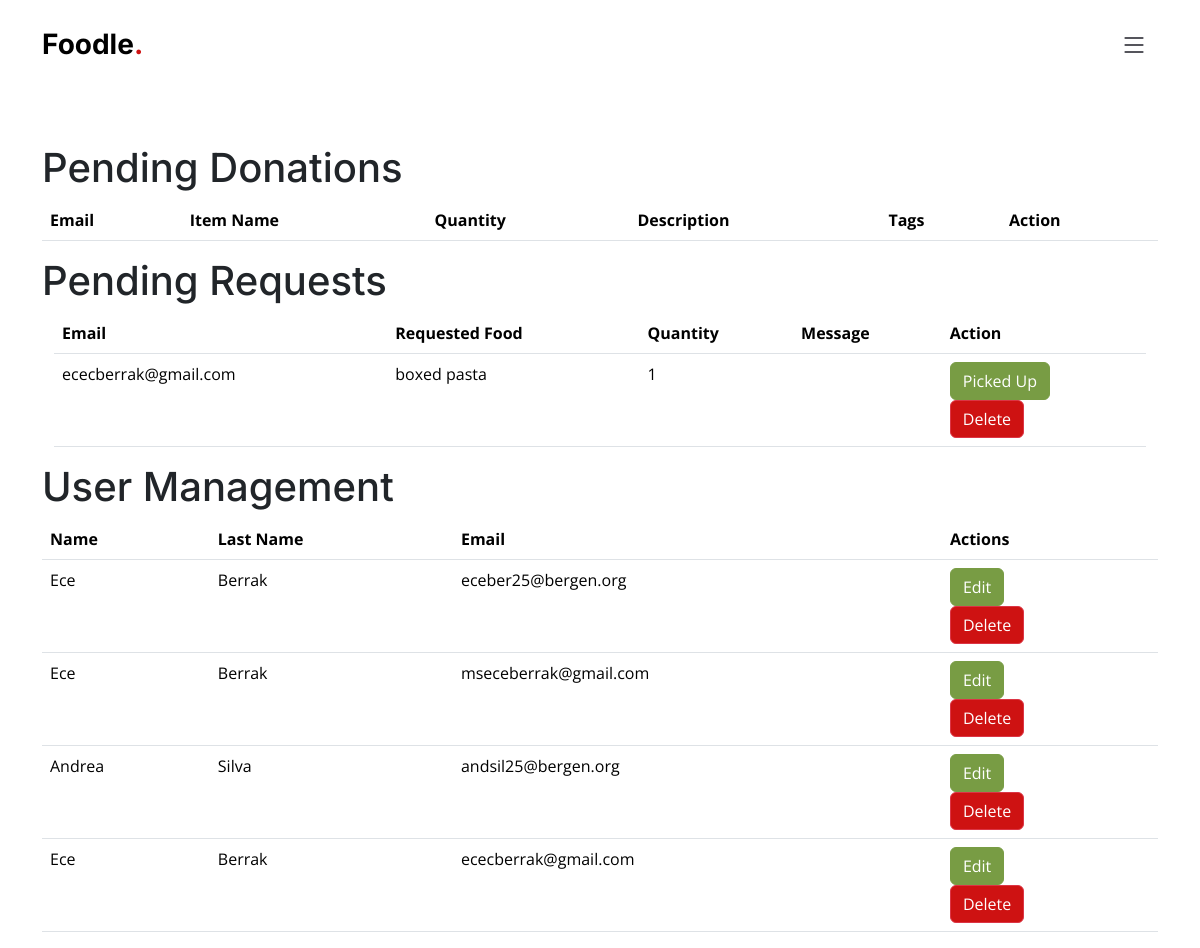
The app's page /admin (signed in) with its own data.
### app.py (models this page shows, shortened)
class Request(db.Model):
    id = db.Column(db.Integer, primary_key=True)
    email = db.Column(db.String(100), nullable=False)
    item_name = db.Column(db.String(100), nullable=False)
    description = db.Column(db.String(255))
    quantity = db.Column(db.Integer, nullable=False)
    bank = db.Column(db.String(255))
    status = db.Column(db.String(20), default='pending')

class User(db.Model, UserMixin):
    id = db.Column(db.Integer, primary_key=True)
    name = db.Column(db.String(255))
    last_name = db.Column(db.String(255))
    email = db.Column(db.String(255), unique=True, nullable=False)
    password_hash = db.Column(db.String(255), nullable=False)
    email_verification_token = db.Column(db.String(255))
    is_verified = db.Column(db.Boolean, default=False)
    phoneNumber = db.Column(db.String(255))
    userdonations = db.relationship('Donation', backref='donor', lazy=True)
    profile_picture = db.Column(db.LargeBinary)
    reset_token = db.Column(db.String(255))
    donations = db.relationship('Donation', back_populates='user')

### app.py (the view)
@app.route('/admin')
@login_required
def admin_dashboard():
    if current_user.email != 'mseceberrak@gmail.com':
        flash('You are not authorized to access this page.', 'danger')
        return redirect(url_for('index'))
    pending_donations = Donation.query.filter_by(status='pending').all()
    pending_requests = Request.query.filter_by(status='pending').all()
    users = User.query.all()
    return render_template('admin_dashboard.html', pending_donations=pending_donations, pending_requests=pending_requests, users=users)

### app.py (called while the page is built)
@login_manager.user_loader
def load_user(user_id):
    return User.query.get(int(user_id))

### templates/admin_dashboard.html (shortened to what this page needs)
{%extends "base.html"%}
{%block content%}
<br><br><br><br><br><br>
<div class="container">
<h1>Pending Donations</h1>
<table class="table">
    <thead>
        <tr>
            <th>Email</th>
            <th>Item Name</th>
            <th>Quantity</th>
            <th>Description</th>
            <th>Tags</th>
            <th>Action</th>
        </tr>
    </thead>
</table>
<h1>Pending Requests</h1>
<div class="container">
    <table class="table">
        <thead>
            <tr>
                <th>Email</th>
                <th>Requested Food</th>
                <th>Quantity</th>
                <th>Message</th>
                <th>Action</th>
            </tr>
        </thead>
        <tbody >
            {% for request in pending_requests %}
            <tr class="table-row">
                <td>{{ request.email }}</td>
                <td>{{ request.item_name }}</td>
                <td>{{ request.quantity }}</td>
                <td>{{ request.message }}</td>
                <td>
                    <form method="post" action="{{ url_for('mark_request_as_picked_up', request_id=request.id) }}">
                        <button type="submit" class="btn btn-success">Picked Up</button>
                    </form>
                    <form method="post" action="{{ url_for('admin_delete_request', request_id=request.id) }}" onsubmit="return confirm('Are you sure you want to delete this request?');">
                        <button type="submit" class="btn btn-danger">Delete</button>
                    </form>
                </td>
            </tr>
            {% endfor %}
        </tbody>
    </table>
</div>
<h1>User Management</h1>
<table class="table">
    <thead>
        <tr class="table-row">
            <th>Name</th>
            <th>Last Name</th>
            <th>Email</th>
            <th>Actions</th>
        </tr>
    </thead>
    <tbody class="table-body">
        {% for user in users %}
        <tr>
            <td>{{ user.name }}</td>
            <td>{{ user.last_name }}</td>
            <td>{{ user.email }}</td>
            <td>
                <a class="btn btn-success" href="{{ url_for('admin_edit_user', user_id=user.id) }}">Edit</a>
                <form method="post" action="{{ url_for('admin_delete_user', user_id=user.id) }}" onsubmit="return confirm('Are you sure you want to delete this user?');">
                    <button type="submit" class="btn btn-danger">Delete</button>
                </form>
            </td>
        </tr>
        {% endfor %}
    </tbody>
</table>
</div>
{%endblock%}

### static/assets/css/main.css (style rules this page uses)
.btn-danger { background-color: #ce1212; color:white }
.btn-success { background-color: #789c44; border-color: #789c44; color:white }
:root { --font-default: "Open Sans", system-ui, -apple-system, "Segoe UI", Roboto, "Helvetica Neue", Arial, "Noto Sans", "Liberation Sans", sans-serif, "Apple Color Emoji", "Segoe UI Emoji", "Segoe UI Symbol", "Noto Color Emoji"; --font-primary: "Amatic SC", sans-serif; --font-secondary: "Inter", sans-serif; }
:root { --color-default: #212529; --color-primary: #ce1212; --color-secondary: #37373f; }
:root { scroll-behavior: smooth; }
body { font-family: var(--font-default); color: var(--color-default); }
a { color: var(--color-primary); text-decoration: none; }
h1, h2, h3, h4, h5, h6 { font-family: var(--font-secondary); }

### records on screen
Request: email "ececberrak@gmail.com", item_name "boxed pasta", quantity "1"
User: name "Ece", last_name "Berrak", email "eceber25@bergen.org"
User: name "Ece", last_name "Berrak", email "mseceberrak@gmail.com"
User: name "Andrea", last_name "Silva", email "andsil25@bergen.org"
User: name "Ece", last_name "Berrak", email "ececberrak@gmail.com"
